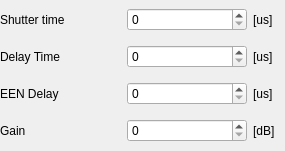
<?xml version="1.0" encoding="UTF-8"?>
<ui version="4.0">
 <class>CExposureParamsGuiComp</class>
 <widget class="QWidget" name="CExposureParamsGuiComp">
  <property name="geometry">
   <rect>
    <x>0</x>
    <y>0</y>
    <width>285</width>
    <height>151</height>
   </rect>
  </property>
  <layout class="QGridLayout">
   <property name="leftMargin">
    <number>0</number>
   </property>
   <property name="topMargin">
    <number>0</number>
   </property>
   <property name="rightMargin">
    <number>0</number>
   </property>
   <property name="bottomMargin">
    <number>0</number>
   </property>
   <item row="0" column="0">
    <widget class="QLabel" name="ShutterTimeLabel">
     <property name="text">
      <string>Shutter time</string>
     </property>
    </widget>
   </item>
   <item row="0" column="1">
    <widget class="QDoubleSpinBox" name="ShutterTimeSB">
     <property name="decimals">
      <number>0</number>
     </property>
     <property name="maximum">
      <double>1000.000000000000000</double>
     </property>
     <property name="singleStep">
      <double>5.000000000000000</double>
     </property>
    </widget>
   </item>
   <item row="0" column="2">
    <widget class="QLabel" name="ShutterTimeUnitLabel">
     <property name="sizePolicy">
      <sizepolicy hsizetype="Fixed" vsizetype="Preferred">
       <horstretch>0</horstretch>
       <verstretch>0</verstretch>
      </sizepolicy>
     </property>
     <property name="minimumSize">
      <size>
       <width>32</width>
       <height>0</height>
      </size>
     </property>
     <property name="text">
      <string>[us]</string>
     </property>
    </widget>
   </item>
   <item row="1" column="0">
    <widget class="QLabel" name="DelayTimeLabel">
     <property name="text">
      <string>Delay Time</string>
     </property>
    </widget>
   </item>
   <item row="1" column="1">
    <widget class="QDoubleSpinBox" name="DelayTimeSB">
     <property name="decimals">
      <number>0</number>
     </property>
     <property name="maximum">
      <double>1000.000000000000000</double>
     </property>
     <property name="singleStep">
      <double>5.000000000000000</double>
     </property>
    </widget>
   </item>
   <item row="1" column="2">
    <widget class="QLabel" name="DelayTimeUnitLabel">
     <property name="sizePolicy">
      <sizepolicy hsizetype="Fixed" vsizetype="Preferred">
       <horstretch>0</horstretch>
       <verstretch>0</verstretch>
      </sizepolicy>
     </property>
     <property name="minimumSize">
      <size>
       <width>32</width>
       <height>0</height>
      </size>
     </property>
     <property name="text">
      <string>[us]</string>
     </property>
    </widget>
   </item>
   <item row="2" column="0">
    <widget class="QLabel" name="EenDelayTimeLabel">
     <property name="text">
      <string>EEN Delay</string>
     </property>
    </widget>
   </item>
   <item row="2" column="1">
    <widget class="QDoubleSpinBox" name="EenDelayTimeSB">
     <property name="decimals">
      <number>0</number>
     </property>
     <property name="maximum">
      <double>1000.000000000000000</double>
     </property>
     <property name="singleStep">
      <double>5.000000000000000</double>
     </property>
    </widget>
   </item>
   <item row="2" column="2">
    <widget class="QLabel" name="EenDelayTimeUnitLabel">
     <property name="sizePolicy">
      <sizepolicy hsizetype="Fixed" vsizetype="Preferred">
       <horstretch>0</horstretch>
       <verstretch>0</verstretch>
      </sizepolicy>
     </property>
     <property name="minimumSize">
      <size>
       <width>32</width>
       <height>0</height>
      </size>
     </property>
     <property name="text">
      <string>[us]</string>
     </property>
    </widget>
   </item>
   <item row="3" column="0">
    <widget class="QLabel" name="GainLabel">
     <property name="text">
      <string>Gain</string>
     </property>
    </widget>
   </item>
   <item row="3" column="2">
    <widget class="QLabel" name="GainUnitLabel">
     <property name="sizePolicy">
      <sizepolicy hsizetype="Fixed" vsizetype="Preferred">
       <horstretch>0</horstretch>
       <verstretch>0</verstretch>
      </sizepolicy>
     </property>
     <property name="minimumSize">
      <size>
       <width>32</width>
       <height>0</height>
      </size>
     </property>
     <property name="text">
      <string>[dB]</string>
     </property>
    </widget>
   </item>
   <item row="3" column="1">
    <widget class="QSpinBox" name="GainSB"/>
   </item>
  </layout>
 </widget>
 <resources/>
 <connections/>
</ui>
